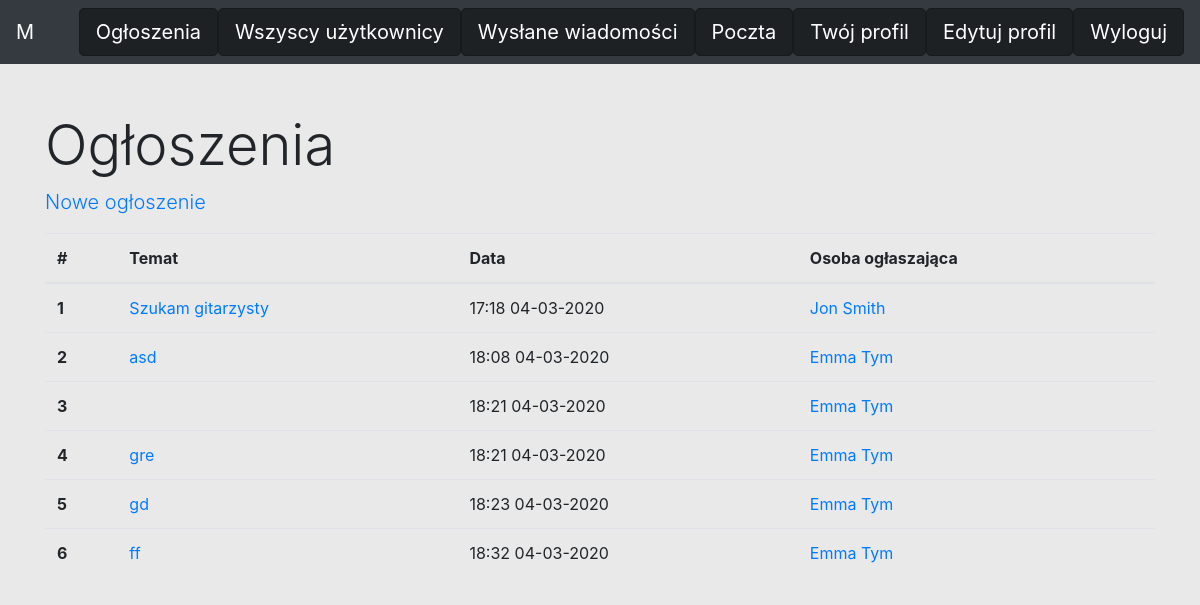
Screenshot of /announcement.php (signed in) with the database file from the repository.
### tables this page shows
CREATE TABLE `announcement` (
  `id` int(11) NOT NULL,
  `id_user` int(11) NOT NULL,
  `title` varchar(32) NOT NULL,
  `time` int(10) NOT NULL,
  `content` text NOT NULL
);

CREATE TABLE `users` (
  `id` int(11) NOT NULL,
  `login` varchar(32) NOT NULL,
  `password` varchar(32) NOT NULL,
  `name` varchar(32) DEFAULT NULL,
  `surname` varchar(32) NOT NULL,
  `bdate` varchar(20) NOT NULL,
  `email` varchar(32) NOT NULL,
  `phone` varchar(14) NOT NULL,
  `city` varchar(32) NOT NULL,
  `postcode` varchar(7) NOT NULL,
  `musicgenre` varchar(32) NOT NULL,
  `avatar` int(11) NOT NULL DEFAULT '0',
  `description` text NOT NULL,
  `language` varchar(100) NOT NULL
);

### announcement.php (the view, shortened to what this page needs)
<?php
require './after_login.php';
?>
        <div class="container">
            <div class="row">
                <div class="col-12">
                    <h1 class="display-4">Ogłoszenia</h1>
                    <p class="lead">
                        <?php if (isset($_GET['dodaj'])) {
                            echo '<a href=\'announcement.php\'>Powrót do ogłoszeń</a>';
                        } else {
                            if(isset($_GET['odczytaj'])){
                                echo '<a href=\'?dodaj\'>Zgłoś się</a> | <a href=\'announcement.php\'>Powrót do ogłoszeń</a>';
                            }
                            else {
                                echo '<a href=\'?dodaj\'>Nowe ogłoszenie</a>';
                            }
                        } ?>
                    </p>
                </div>
            </div>
        </div>
    <div class='container'>
<?php
if (isset($_GET['dodaj'])) {
    echo "<form method='POST' action='new_announcement.php'>";
    echo "Temat ogłoszenia";
    echo "<input class=\"form-control\" name='temat' required>";
    echo "<br/>Treść<br/>";
    echo "<textarea name='tresc' class=\"form-control\" rows=\"3\" required></textarea><br/>";
    echo "<button type=\"submit\" class=\"btn btn-dark\">Dodaj</button>";
    echo "</form>";
}
else {
    if (!isset($_GET['odczytaj'])){
    $zapytanie = "SELECT announcement.id, announcement.id_user, announcement.time, announcement.title FROM announcement INNER JOIN users ON announcement.id_user = users.id";
    $wynik = mysqli_query($connection, $zapytanie);
    echo "
    <table class=\"table\">
  <thead>
    <tr>
      <th scope=\"col\">#</th>
      <th scope=\"col\">Temat</th>
      <th scope=\"col\">Data</th>
      <th scope=\"col\">Osoba ogłaszająca</th>
    </tr>
  </thead>
  <tbody>";
    foreach (mysqli_fetch_all($wynik) as $key=>$wiadomosc) {
        $zap = "SELECT users.name, users.surname FROM users INNER JOIN announcement ON announcement.id_user WHERE users.id= $wiadomosc[1] ";
        $wyn = mysqli_fetch_array(mysqli_query($connection, $zap));
        ?>
    <tr>
      <th scope="row"><?php echo $key+1; ?></th>
      <td><?php echo "<a href='announcement.php?odczytaj=$wiadomosc[0]'>$wiadomosc[3]</a>"; ?></td>
      <td><?php echo date("G:i d-m-Y ", $wiadomosc[2]); ?></td>
      <td><?php echo "<a href='profil.php?id=$wiadomosc[1]'>" . $wyn['name'] . " " . $wyn['surname'] . "</a>"; ?></td>
    </tr>
        <?php
    }
    echo "</tbody>
</table>";
    }
}
echo "</div>";

### rows the page displays
announcement: title "Szukam gitarzysty", time "17:18 04-03-2020", id_user.name "Jon", id_user.surname "Smith"
announcement: title "asd", time "18:08 04-03-2020", id_user.name "Emma", id_user.surname "Tym"
announcement: time "18:21 04-03-2020", id_user.name "Emma", id_user.surname "Tym"
announcement: title "gre", time "18:21 04-03-2020", id_user.name "Emma", id_user.surname "Tym"
announcement: title "gd", time "18:23 04-03-2020", id_user.name "Emma", id_user.surname "Tym"
announcement: title "ff", time "18:32 04-03-2020", id_user.name "Emma", id_user.surname "Tym"
